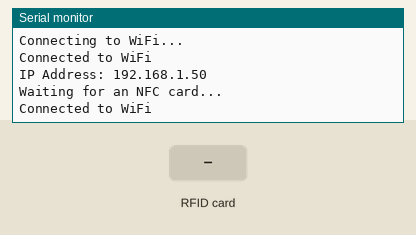
Recording of a sketch running on a simulated ESP32. Shown: the last lines printed to the serial monitor. Inputs (shaded band) come from the test bench. WiFi joins after 1.5 s; servers stay silent unless stated.

Above: at 3.2 s.
3.3 s: RFID card 12 34 56 78 held to the reader
At 4.9 s:
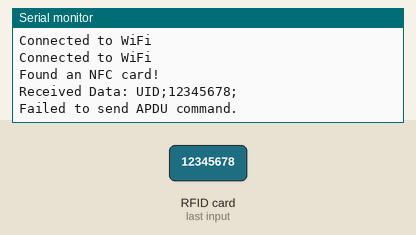
5.5 s: RFID card 5E 7A 19 C4 held to the reader
At 6.9 s:
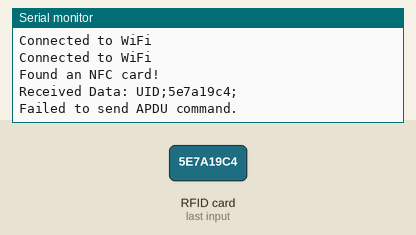

Measured:
- after the input at 3.3 s, the serial monitor: prints a new line after 0.77 s (image 1)
- after the input at 5.5 s, the serial monitor: prints a new line after 0.60 s (image 2)

The sketch:

nfc_funcionar.ino
```cpp
#include <Wire.h>
#include <LiquidCrystal_I2C.h>
#include <Adafruit_PN532.h>
#include <WiFi.h>
#include <HTTPClient.h>
#include <ArduinoJson.h>

// Pins for NFC board
#define SDA_PIN 21
#define SCL_PIN 22


// WiFi Connection
const char *ssid = "Wifise";
const char *password = "12345678";

// const char* ssid = "MEO-564B00";
// const char* password = "6ad9ca442b";


String roomID = "1";

Adafruit_PN532 nfc(SDA_PIN, SCL_PIN);

void setup() {
  Serial.begin(115200);
  // Inicializar a comunicação I2C
  Wire.begin();
  setupWiFi();
  setupNFC();
}

void loop() {
  String uid = readNFCUID();
  delay(1000);
  if (!uid.isEmpty()) {
    // checkUserExistenceNFC(uid, roomID);
  }
  Serial.println("Connected to WiFi");
}

void setupWiFi() {
  WiFi.begin(ssid, password);
  while (WiFi.status() != WL_CONNECTED) {
    delay(1000);
    Serial.println("Connecting to WiFi...");
  }
  Serial.println("Connected to WiFi");
  // Imprimir o endereço IP local do ESP32
  Serial.print("IP Address: ");
  Serial.println(WiFi.localIP());
}


void setupNFC() {
  nfc.begin();
  uint32_t versiondata = nfc.getFirmwareVersion();
  if (!versiondata) {
    Serial.print("Didn't find PN53x board");
    while(1);  // Parar a execução se o leitor NFC não for encontrado
  }else{
    Serial.println("Waiting for an NFC card...");
    nfc.SAMConfig();
  }
}

String readNFCUID() {
  uint8_t uidLength;
  uint8_t uid[] = {0, 0, 0, 0, 0, 0, 0};
  uint8_t card = nfc.readPassiveTargetID(PN532_MIFARE_ISO14443A, uid, &uidLength,30);


  if(card){
    Serial.println("Found an NFC card!");

    String uidString = "";
    for (uint8_t i = 0; i < uidLength; i++) {
      uidString += String(uid[i], HEX);
    }

    printNfcData(uid, uidLength);
    // Exemplo de comando SELECT APDU para enviar
    uint8_t apdu[] = { 0x00, 0xA4, 0x04, 0x00, 0x07, 0xA0, 0x00, 0x00, 0x02, 0x47, 0x10, 0x01 };
    uint8_t response[255];
    uint8_t responseLength = sizeof(response);
    uint8_t success;

    success = nfc.inDataExchange(apdu, sizeof(apdu), response, &responseLength);

    if(success) {
      Serial.println("APDU command sent!");
      // Processar a resposta
      if (responseLength >= 2) {
          // Verificar os dois últimos bytes da resposta para o status word
          uint8_t sw1 = response[responseLength - 2];
          uint8_t sw2 = response[responseLength - 1];
          if (sw1 == 0x90 && sw2 == 0x00) {
              Serial.println("Comando executado com sucesso.");
          } else {
              Serial.print("Falha na execução do comando: SW=");
              Serial.print(sw1, HEX);
              Serial.println(sw2, HEX);
          }
      }
    } else {
      Serial.println("Failed to send APDU command.");
    }
    return uidString;
  }
  return "";
}

void printNfcData(uint8_t *uid, uint8_t uidLength) {
  String receivedData = "UID;";
  for (int i = 0; i < uidLength; i++) {
    receivedData += String(uid[i], HEX);
  }
  receivedData += ";";

  // Read the rest of the message until a newline character
  while (Serial.available() && Serial.peek() != '\n') {
    receivedData += char(Serial.read());
  }
  // Print the received data
  Serial.println("Received Data: " + receivedData);
}


String checkUserExistenceNFC(const String &nfcTag, const String &roomId) {
  HTTPClient http;

  String verifyEndpoint = "http://192.168.181.137:4242/api/user/authenticateNfc";


  http.begin(verifyEndpoint);
  http.addHeader("Content-Type", "application/json");

  String postData = "{\"roomId\":\"" + roomId + "\",\"nfcTag\":\"" + nfcTag + "\"}";
  Serial.println(postData);

  int httpResponseCode = http.POST(postData);

  if (httpResponseCode == 200) {
      String response = http.getString();
      Serial.println(httpResponseCode);
      Serial.println(response);

      // Analisar a resposta para verificar autorização e nome
      DynamicJsonDocument doc(1024);
      deserializeJson(doc, response);
      bool authorized = doc["authorized"]; // Valor booleano de autorização
      const char* name = doc["name"]; // Nome do usuário

      if (authorized) {
        Serial.println("Acesso autorizado");
        Serial.print("Nome: ");
        Serial.println(name);
      } else {
        Serial.println("Acesso não autorizado");
      }
    } else {
      Serial.print("Erro ao enviar POST: ");
      Serial.println(httpResponseCode);
    }
  http.end();
}
```
